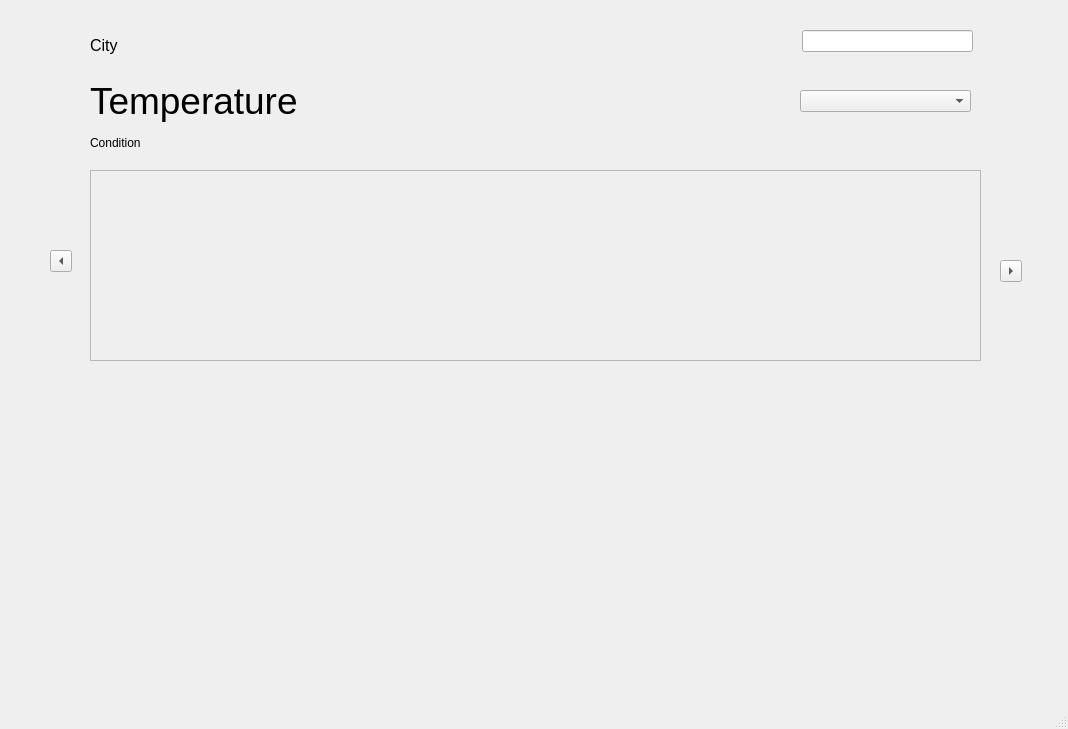
<?xml version="1.0" encoding="UTF-8"?>
<ui version="4.0">
 <class>MainWindow</class>
 <widget class="QMainWindow" name="MainWindow">
  <property name="geometry">
   <rect>
    <x>0</x>
    <y>0</y>
    <width>1068</width>
    <height>729</height>
   </rect>
  </property>
  <property name="windowTitle">
   <string>MainWindow</string>
  </property>
  <widget class="QWidget" name="centralwidget">
   <widget class="QLabel" name="temperature">
    <property name="geometry">
     <rect>
      <x>90</x>
      <y>75</y>
      <width>211</width>
      <height>51</height>
     </rect>
    </property>
    <property name="font">
     <font>
      <pointsize>28</pointsize>
     </font>
    </property>
    <property name="text">
     <string>Temperature</string>
    </property>
   </widget>
   <widget class="QLabel" name="condition">
    <property name="geometry">
     <rect>
      <x>90</x>
      <y>135</y>
      <width>201</width>
      <height>16</height>
     </rect>
    </property>
    <property name="text">
     <string>Condition</string>
    </property>
   </widget>
   <widget class="QLabel" name="weatherIcon">
    <property name="geometry">
     <rect>
      <x>440</x>
      <y>50</y>
      <width>171</width>
      <height>81</height>
     </rect>
    </property>
    <property name="text">
     <string/>
    </property>
   </widget>
   <widget class="QScrollArea" name="scrollArea">
    <property name="geometry">
     <rect>
      <x>90</x>
      <y>170</y>
      <width>891</width>
      <height>191</height>
     </rect>
    </property>
    <property name="verticalScrollBarPolicy">
     <enum>Qt::ScrollBarAlwaysOff</enum>
    </property>
    <property name="horizontalScrollBarPolicy">
     <enum>Qt::ScrollBarAlwaysOff</enum>
    </property>
    <property name="widgetResizable">
     <bool>true</bool>
    </property>
    <widget class="QWidget" name="scrollAreaWidgetContents">
     <property name="geometry">
      <rect>
       <x>0</x>
       <y>0</y>
       <width>889</width>
       <height>189</height>
      </rect>
     </property>
     <widget class="QWidget" name="horizontalLayoutWidget">
      <property name="geometry">
       <rect>
        <x>0</x>
        <y>0</y>
        <width>891</width>
        <height>191</height>
       </rect>
      </property>
      <layout class="QHBoxLayout" name="horizontalLayout_3"/>
     </widget>
    </widget>
   </widget>
   <widget class="QToolButton" name="rightScrollButton">
    <property name="geometry">
     <rect>
      <x>1000</x>
      <y>260</y>
      <width>22</width>
      <height>22</height>
     </rect>
    </property>
    <property name="text">
     <string>...</string>
    </property>
    <property name="arrowType">
     <enum>Qt::RightArrow</enum>
    </property>
   </widget>
   <widget class="QToolButton" name="leftScrollButton">
    <property name="geometry">
     <rect>
      <x>50</x>
      <y>250</y>
      <width>22</width>
      <height>22</height>
     </rect>
    </property>
    <property name="text">
     <string>...</string>
    </property>
    <property name="arrowType">
     <enum>Qt::LeftArrow</enum>
    </property>
   </widget>
   <widget class="QWidget" name="forecastGrid" native="true">
    <property name="geometry">
     <rect>
      <x>90</x>
      <y>380</y>
      <width>331</width>
      <height>281</height>
     </rect>
    </property>
   </widget>
   <widget class="QWidget" name="details" native="true">
    <property name="geometry">
     <rect>
      <x>450</x>
      <y>380</y>
      <width>531</width>
      <height>281</height>
     </rect>
    </property>
   </widget>
   <widget class="QLineEdit" name="searchBar">
    <property name="geometry">
     <rect>
      <x>802</x>
      <y>30</y>
      <width>171</width>
      <height>22</height>
     </rect>
    </property>
   </widget>
   <widget class="QComboBox" name="favouriteCities">
    <property name="geometry">
     <rect>
      <x>800</x>
      <y>90</y>
      <width>171</width>
      <height>22</height>
     </rect>
    </property>
   </widget>
   <widget class="QWidget" name="horizontalLayoutWidget_2">
    <property name="geometry">
     <rect>
      <x>90</x>
      <y>20</y>
      <width>231</width>
      <height>51</height>
     </rect>
    </property>
    <layout class="QHBoxLayout" name="cityLabelLayout">
     <item>
      <widget class="QLabel" name="city">
       <property name="font">
        <font>
         <pointsize>12</pointsize>
        </font>
       </property>
       <property name="text">
        <string>City </string>
       </property>
      </widget>
     </item>
    </layout>
   </widget>
  </widget>
  <widget class="QStatusBar" name="statusbar"/>
  <action name="actionaaa">
   <property name="text">
    <string>aaa</string>
   </property>
  </action>
 </widget>
 <resources/>
 <connections/>
</ui>
